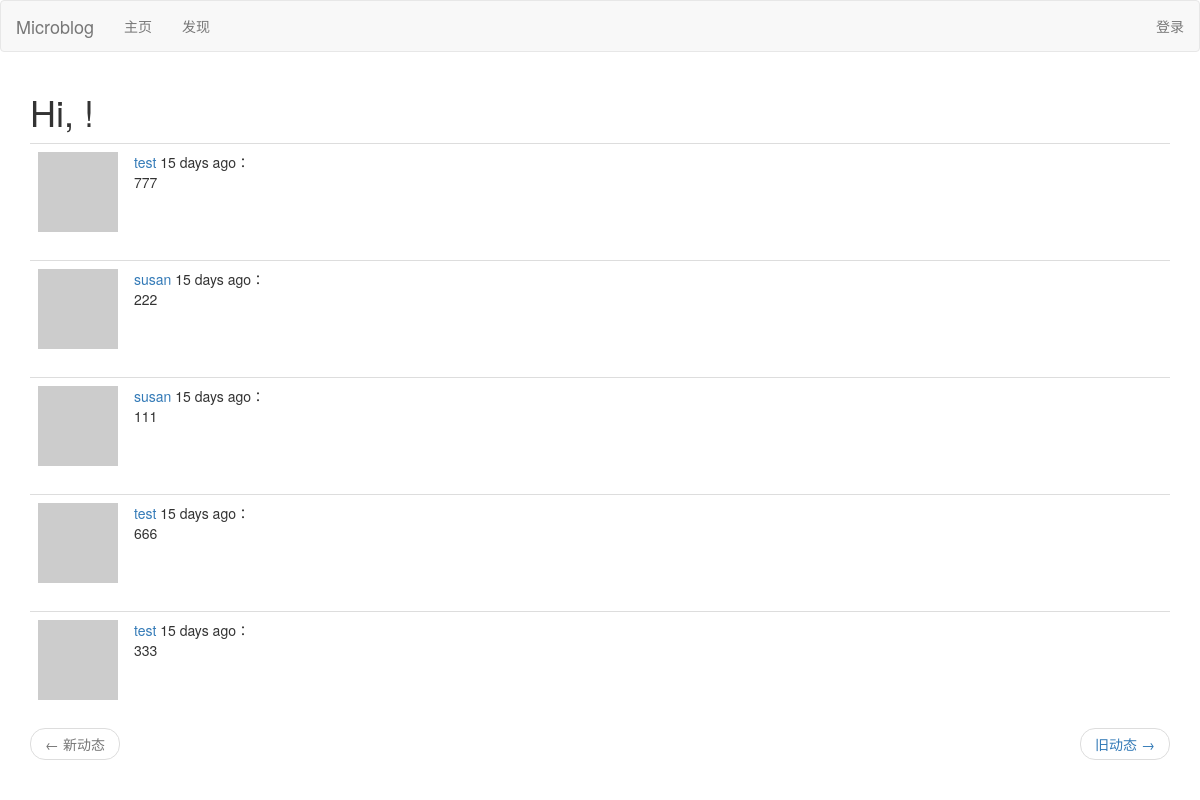
Before: /explore with the older database file.
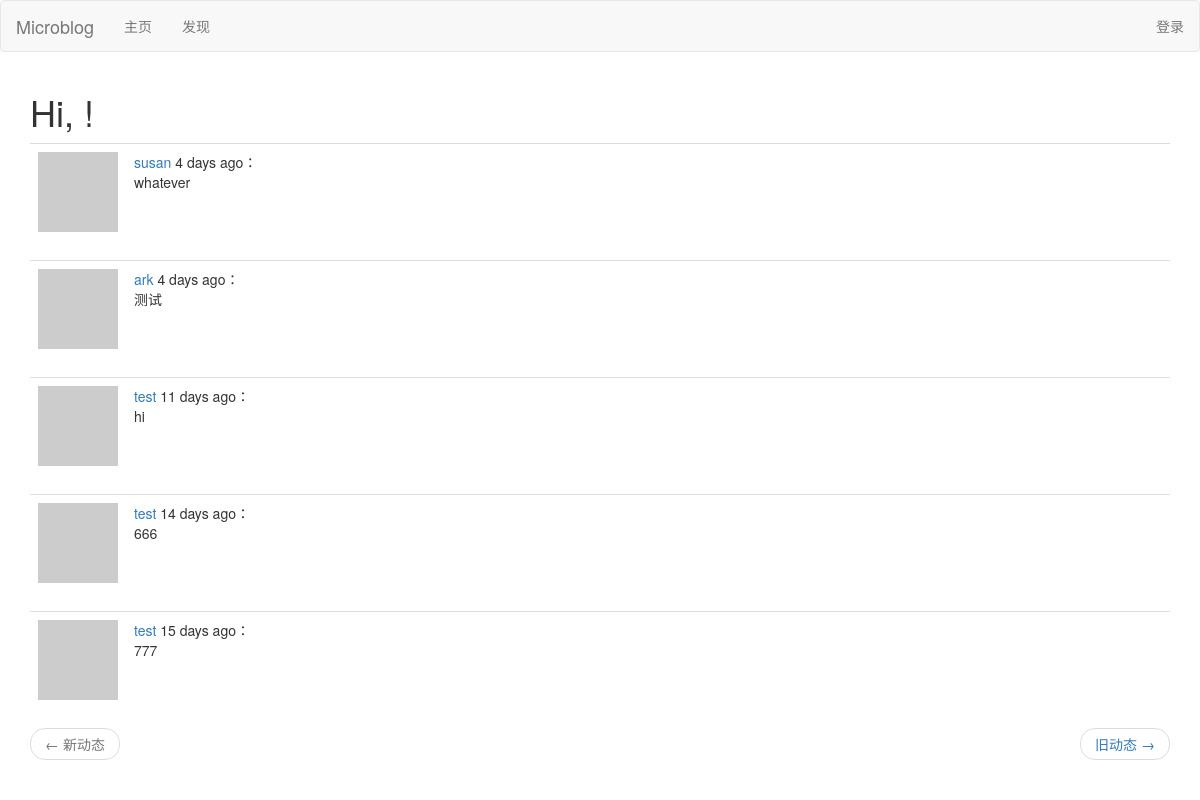
After: the same page with the newer database file.
### app/models.py (models this page shows, shortened)
class Post(db.Model):
    __searchable__ = ['body']
    id = db.Column(db.Integer, primary_key=True)
    body = db.Column(db.String(140))
    timestamp = db.Column(db.DateTime, index=True, default=datetime.utcnow)
    user_id = db.Column(db.Integer, db.ForeignKey('user.id'))

class User(UserMixin, db.Model):
    id = db.Column(db.Integer, primary_key=True)
    username = db.Column(db.String(64), index=True, unique=True)
    email = db.Column(db.String(120), index=True, unique=True)
    password_hash = db.Column(db.String(128))
    about_me = db.Column(db.String(140))
    last_seen = db.Column(db.DateTime, default=datetime.utcnow)
    posts = db.relationship('Post', backref='author', lazy='dynamic')
    def avatar(self, size):
        digest = md5(self.email.lower().encode('utf-8')).hexdigest()
        return 'https://www.gravatar.com/avatar/{}?d=identicon&s={}'.format(
            digest, size)
    followed = db.relationship(
        'User', secondary=followers,
        primaryjoin=(followers.c.follower_id == id),
        secondaryjoin=(followers.c.followed_id == id),
        backref=db.backref('followers', lazy='dynamic'), lazy='dynamic')

### app/main/routes.py (the view)
@bp.route('/explore')
def explore():
    page = request.args.get('page', 1, type=int)
    posts = Post.query.order_by(Post.timestamp.desc()).paginate(
        page, current_app.config['POSTS_PER_PAGE'], False)
    next_url = url_for('main.explore', page=posts.next_num) \
        if posts.has_next else None
    prev_url = url_for('main.explore', page=posts.prev_num) \
        if posts.has_prev else None
    return render_template('index.html', title='main.explore',
                        posts=posts.items, next_url=next_url,
                        prev_url=prev_url)

### app/main/routes.py (called while the page is built)
@bp.before_app_request
def before_request():
    if current_user.is_authenticated:
        current_user.last_seen = datetime.utcnow()
        db.session.commit()
        g.search_form = SearchForm()

### app/templates/index.html (shortened to what this page needs)
{% extends 'base.html' %}
{% import 'bootstrap/wtf.html' as wtf %}
{% block app_content %}
    <h1>Hi, {{ current_user.username }}!</h1>
    <div class='container'>
        <div class="row">
            <div class="col-md-6">
            </div>
        </div>
    </div>
    {% for post in posts %}
        {% include '_post.html' %}
    {% endfor %}
    <nav aria-label="...">
        <ul class="pager">
            <li class="previous{% if not prev_url %} disabled{% endif %}">
                <a href="{{ prev_url or '#' }}">
                    <span aria-hidden="true">&larr;</span> 新动态
                </a>
            </li>
            <li class="next{% if not next_url %} disabled{% endif %}">
                <a href="{{ next_url or '#' }}">
                    旧动态 <span aria-hidden="true">&rarr;</span>
                </a>
            </li>
        </ul>
    </nav>
{% endblock %}

### app/templates/_post.html (shortened to what this page needs)
<table class="table table-hover">
    <tr>
        <td width="70px">
            <a href="{{ url_for('main.user', username=post.author.username) }}">
                <img src="{{ post.author.avatar(70) }}" />
            </a>
        </td>
        <td>
            {% if g.search_form %}
            <span class="user_popup" data-placement="top">
                <a href="{{ url_for('main.user', username=post.author.username) }}">
                    {{ post.author.username }}
                </a>
            </span>
            {% else %}
            <span>
                <a href="{{ url_for('main.user', username=post.author.username) }}">
                    {{ post.author.username }}
                </a>
            </span>
            {% endif %}
            {{ moment(post.timestamp).fromNow() }}：
            <br>
            {{ post.body }}
        </td>
    </tr>
</table>

Changed rows visible on the page:
no longer on this page (row unchanged): Post: author.username "susan", timestamp "15 days ago", body "222"
no longer on this page (row unchanged): Post: author.username "susan", timestamp "15 days ago", body "111"
no longer on this page (row unchanged): Post: author.username "test", timestamp "15 days ago", body "666"
no longer on this page (row unchanged): Post: author.username "test", timestamp "15 days ago", body "333"
added Post: author.username "susan", timestamp "4 days ago", body "whatever"
added Post: author.username "ark", timestamp "4 days ago", body "测试"
added Post: author.username "test", timestamp "11 days ago", body "hi"
added Post: author.username "test", timestamp "14 days ago", body "666"
